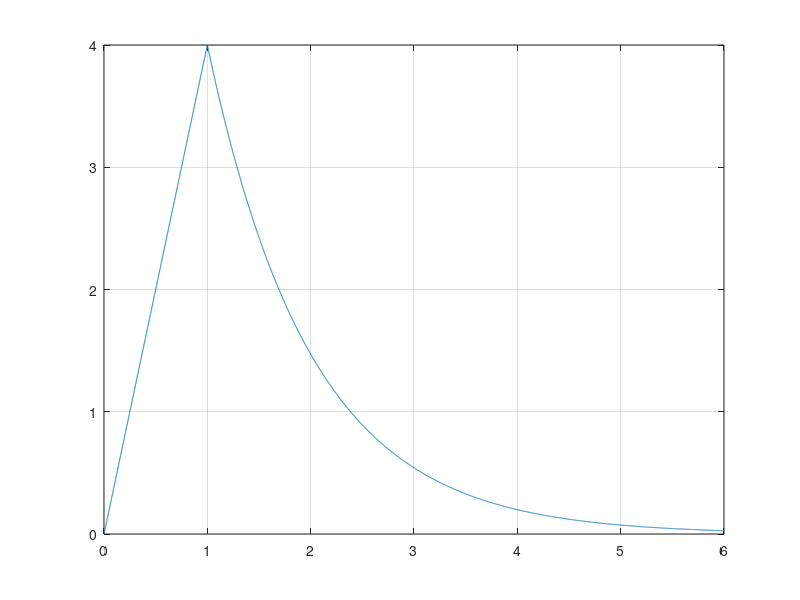
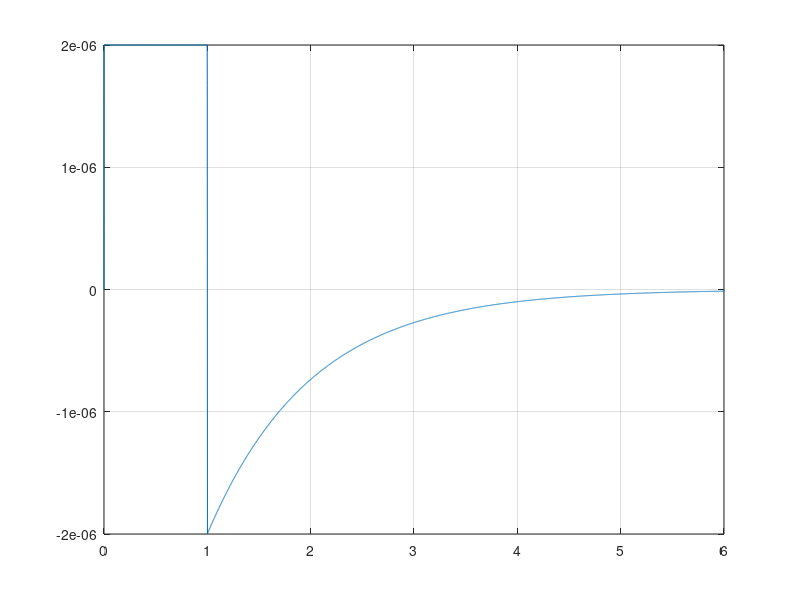
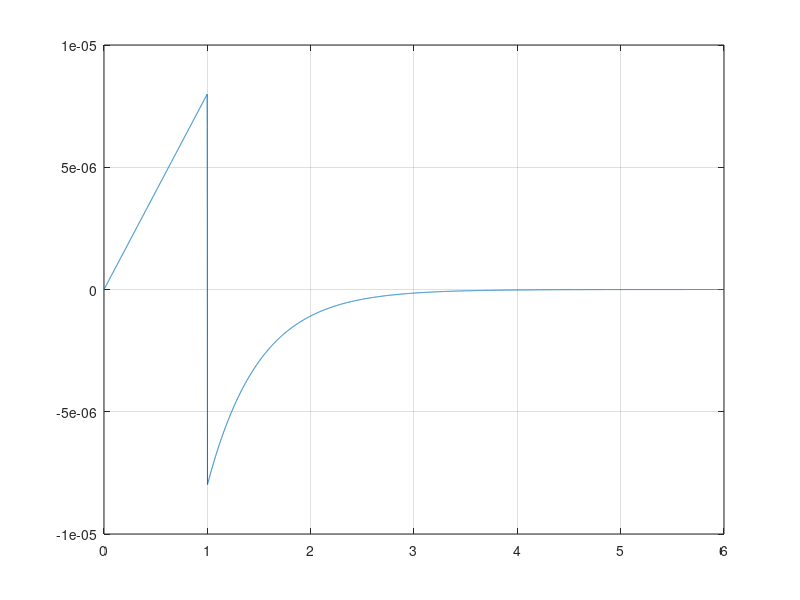
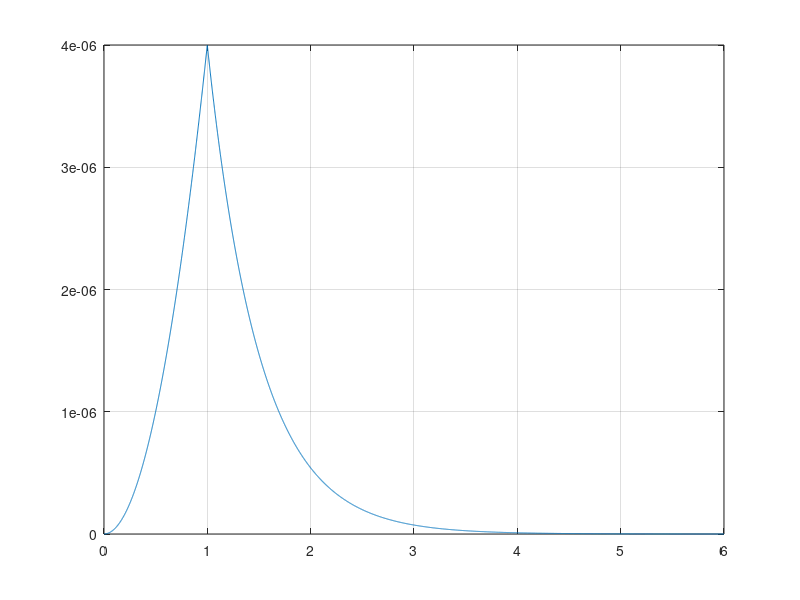

Source code (MATLAB) for these figures, in order:
% Aula 06B
clc,clear all, close all

% Numero de pontos
N = 6000;
% Capacitancia
C = 0.5e-6;
% Vetor de tempo
maxT = 6;
t = linspace(0,maxT,N);

% item a)

% Inicialização do vetor de tensao
v = zeros(N,1);
% Definicao do vetor de tensao
for k = 1:N
    if t(k) <= 1
        v(k) = 4*t(k);
    else
        v(k) = 4*exp(-(t(k)-1));
    end
end
figure('Name','v')
plot(t,v), grid on

% Inicializacao do vetor de corrente
i = zeros(N,1);
% Definicao do vetor de correntes
for k = 2:N-1
    i(k) = C*(v(k+1)-v(k-1))/(t(k+1)-t(k-1));
end
figure('Name','i')
plot(t,i), grid on

% Inicializacao do vetor de potencias
p = zeros(N,1);
% Definicao do vetor de potencias
for k = 1:N
    p(k) = i(k)*v(k);
end
figure('Name','p')
plot(t,p), grid on

% Inicializacao do vetor de energia
wi = 0;
w = zeros(N,1);
% Definicao do vetor de energia
for k = 1:N
    w(k) = wi+(p(k))*(t(2)-t(1));
    wi = w(k);
%     w(k) = C*v(k)^2/2; % Formula alternativa
end
figure('Name','w')
plot(t,w), grid on

disp('item b')
disp('Analisando a figura:w, vemos que a energia do capacitor aumenta')
disp('durante o intervalo de tempo [0,1]. O sinal positivo da potencia')
disp('observado na figura:p tambem reforca essa conclusao.')

fprintf('\nitem c)\n')
disp('Analisando a figura:w, observa-se que o capacitor perde energia a partir')
disp('de 1 s. O sinal negativo da potencia na figura:p reforca essa conclusao.')

fprintf('\nitem d)\n')
fprintf('A integral de [0,1] = %4.2f uJ\n',w(floor(N/maxT))*10^6)
fprintf('A integral de (1:inf) = %4.2f uJ\n',(w(N)-w(floor(N/maxT)))*10^6)


